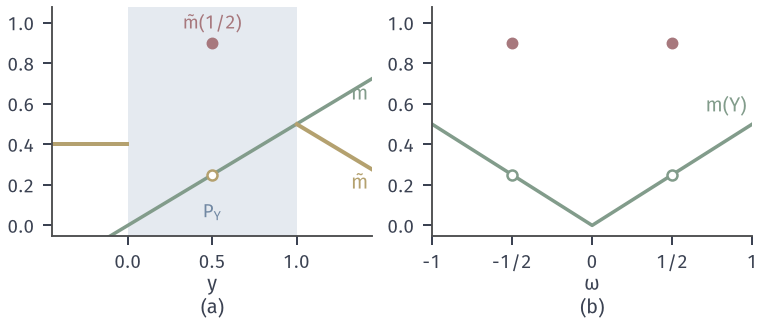

Generate this figure with Python:
"""Versions of E[X^+ | Y], Y=|X|, X~Unif(-1,1).
m(y)=y/2 (green). Another version mt: equal to y/2 on [0,1] except mt(1/2)=0.9, and mt(y)=1-y/2 for y>1, mt(y)=0.4 for y<0
(regions where P_Y has no mass). (a) as functions of y with P_Y density 1 on [0,1] (light blue band);
(b) composed with Y(w)=|w| on Omega=(-1,1): mt(Y) differs from m(Y) only at w=+-1/2."""
from pathlib import Path
import sys
sys.path.insert(0, str(Path(__file__).resolve().parents[1]/'cexp-common'))
from common import *

fig, (a, b) = figure(width_mm=108, height_mm=46, ncols=2)
a.axvspan(0, 1, color=BLUE_FILL, lw=0)
y = np.linspace(-0.45, 1.45, 400)
a.plot(y, y/2, color=GREEN, lw=1.4)
yl = y[y < 0]; yr = y[y > 1]
a.plot(yl, np.full_like(yl, 0.4), color=YELLOW, lw=1.6)
a.plot(yr, 1 - yr/2, color=YELLOW, lw=1.6)
a.scatter([0.5], [0.25], s=16, facecolor='white', edgecolor=YELLOW, zorder=4, lw=1.0)
a.scatter([0.5], [0.9], s=16, color=RED, zorder=4)
a.text(0.5, 0.97, r'$\tilde m(1/2)$', ha='center', fontsize=7.5, color=RED)
a.text(1.43, 0.62, '$m$', ha='right', color=GREEN)
a.text(1.43, 0.18, r'$\tilde m$', ha='right', color=YELLOW)
a.text(0.5, 0.04, r'$P_Y$', ha='center', fontsize=7.5, color=BLUE)
a.set_xlim(-0.45, 1.45); a.set_ylim(-0.05, 1.08); a.set_xlabel('$y$', labelpad=1)
w = np.linspace(-1, 1, 401)
b.plot(w, np.abs(w)/2, color=GREEN, lw=1.4)
b.scatter([-0.5, 0.5], [0.25, 0.25], s=16, facecolor='white', edgecolor=GREEN, zorder=4, lw=1.0)
b.scatter([-0.5, 0.5], [0.9, 0.9], s=16, color=RED, zorder=4)
b.set_xlim(-1, 1); b.set_ylim(-0.05, 1.08); b.set_xticks([-1, -0.5, 0, 0.5, 1]); b.set_xticklabels(['-1', '-1/2', '0', '1/2', '1'])
b.set_xlabel(r'$\omega$', labelpad=1)
b.text(0.97, 0.56, r'$m(Y)$', ha='right', color=GREEN)
tag(a, '(a)', y=-0.27); tag(b, '(b)', y=-0.27)
save(fig, Path(__file__).resolve().parent, 'figure', {'m': 'y/2', 'changed_point': 0.5, 'changed_value': 0.9})
